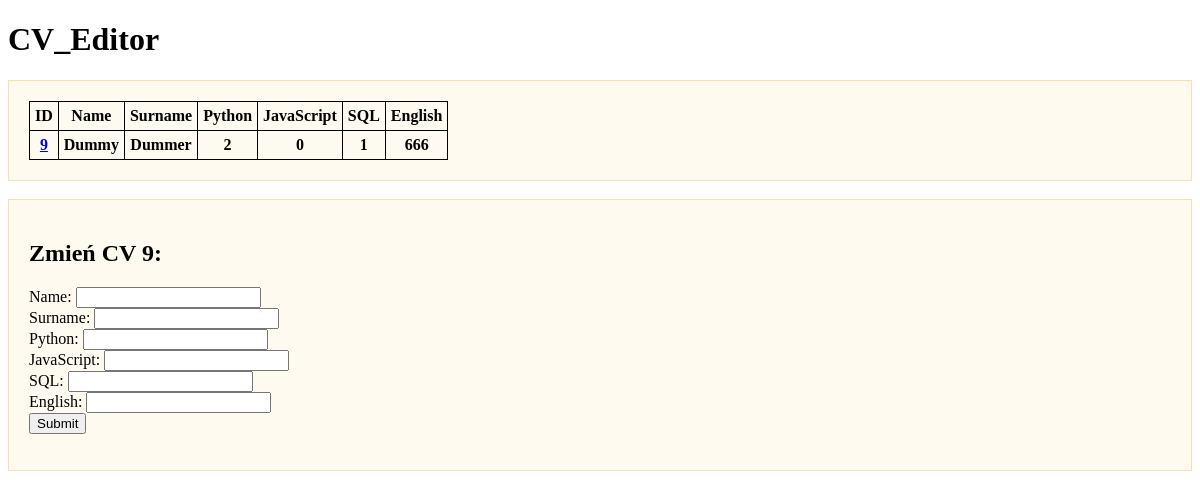
Page /cv/9 on the earlier database version.
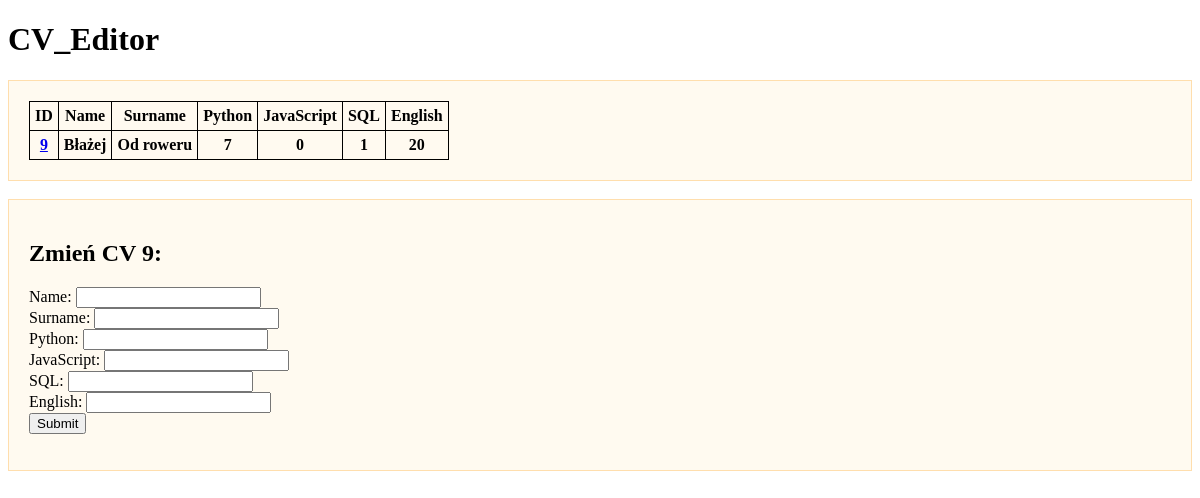
Same page on the later database version.
### tables this page shows
CREATE TABLE "basic_table" (
    "id"	INTEGER NOT NULL PRIMARY KEY AUTOINCREMENT UNIQUE,
    "firstname"	TEXT NOT NULL,
    "lastname"	TEXT NOT NULL,
    "python"	INTEGER DEFAULT 0,
    "javascript"	INTEGER DEFAULT 0,
    "sql"	INTEGER DEFAULT 0,
    "english"	INTEGER DEFAULT 0
);

### main.py (the view, shortened to what this page needs)
@app.route('/cv/<id>', methods=['GET', 'POST'])
def cv_id(id=None):
    single_result = True
    one_db_record = query_read_one_from_db(id)
    one_db_record_json = json.loads(one_db_record)
    if request.method == "GET":
        pass
    return render_template("index.html", all_db_records=one_db_record_json, single_result=single_result)

### db_queries.py (called while the page is built)
def query_read_one_from_db(id=None, db="CV_Editor.db", table="basic_table"):
    query_file = "select_one.sql"
    params = {"id": id}
    conn = sqlite3.connect(db)
    conn.row_factory = sqlite3.Row # stackoverflow: This enables column access by name: row['column_name']
    c = conn.cursor()
    with open(query_file, encoding='utf-8') as file:
        query = file.read()
    c.execute(query, params)
    json_str = [dict(row) for row in c.fetchall()]  # TODO to jest result i to powinienem zwrócić jako obiekt a dopiero w main.py zamienić to na json
    conn.close()
    return json.dumps(json_str)  # TODO ta cala funkcja jest do przerobienia, to byla kopia read all

### templates/index.html (shortened to what this page needs)
<!DOCTYPE html>
<html lang="en">
<head>
</head>
<body>
<h1>CV_Editor</h1>
<div class="ramka">
    <table>
        <tr>
            <th>ID</th>
            <th>Name</th>
            <th>Surname</th>
            <th>Python</th>
            <th>JavaScript</th>
            <th>SQL</th>
            <th>English</th>
        </tr>
        {% for record in all_db_records %}
        <tr>
            <th><a href="/cv/{{ record.id }}">{{ record.id }}</a></th>
            <th>{{ record.firstname }}</th>
            <th>{{ record.lastname }}</th>
            <th>{{ record.python }}</th>
            <th>{{ record.javascript }}</th>
            <th>{{ record.sql }}</th>
            <th>{{ record.english }}</th>
        </tr>
        {% endfor %}
    </table>
</div>
<br>
{% if single_result %}
{% for record in all_db_records %}
<div class="ramka">
<p>
    <h2>Zmień CV {{ record.id }}:</h2>
    <form method="post" action="{{ record.id }}">
    <a>Name: </a><input type="text" name="firstname_from_form"><br>
    <a>Surname: </a><input type="text" name="lastname_from_form"><br>
    <a>Python: </a><input type="number" name="python_from_form"><br>
    <a>JavaScript: </a><input type="number" name="javascript_from_form"><br>
    <a>SQL: </a><input type="number" name="sql_from_form"><br>
    <a>English: </a><input type="number" name="english_from_form"><br>
    <input type="submit">
    </form>
</p>
</div>
{% endfor %}
{% endif %}
</body>
</html>

### templates/index.html (style rules this page uses)
.ramka { border: 1px solid navajowhite; background: floralwhite; padding: 20px; }
table { border-collapse: collapse; }
th { border: 1px solid black; padding: 5px; }

Differences in the rows shown:
changed basic_table id 9: firstname "Dummy" → "Błażej"; lastname "Dummer" → "Od roweru"; python "2" → "7"; english "666" → "20"
